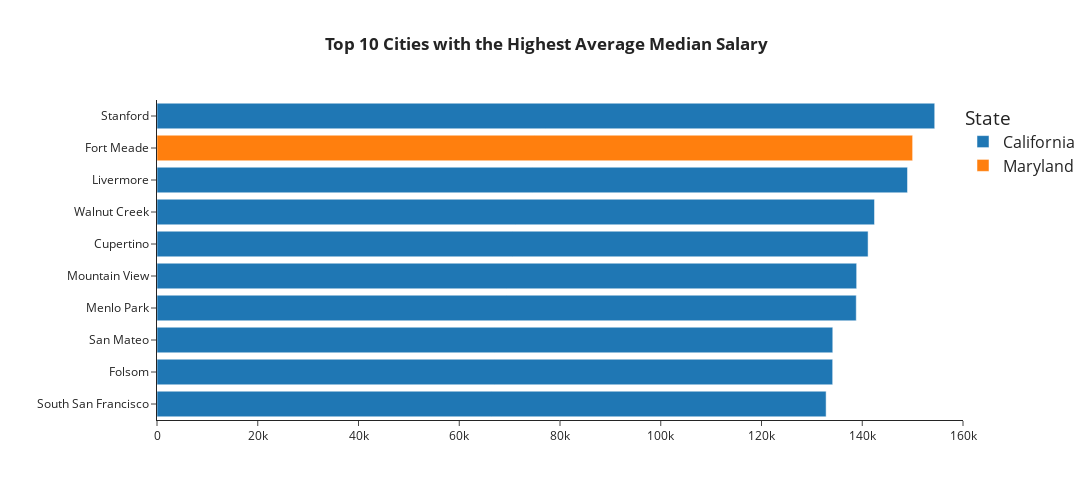

Write notebook code for a chart like this one.
### Code cell
bar1 = px.bar(highest_paid_cities, x='median_salary', y='city', color='state',
             orientation='h', title='<b>Top 10 Cities with the Highest Average Median Salary<b>',
             template = 'simple_white',
             category_orders={'city': highest_paid_cities.sort_values(by='median_salary', ascending=False)['city'].tolist()},
             labels = {'state' : 'State',})
bar1.update_layout(xaxis_title='',
                   title_x = 0.5,
                   yaxis_title = '',
                   legend=dict(x=1, y=1,font=dict(size=16)) )

bar1.update_layout(height=500, width=1200)

bar1.update_xaxes(range=[0, 160000])

bar1.show()

### Figure 1 — Plotly figure (JSON) as saved in the notebook; plotly's stock layout.template omitted (floating-point values rounded to 4 significant figures)
{"data": [{"alignmentgroup": "True", "hovertemplate": "State=California<br>median_salary=%{x}<br>city=%{y}<extra></extra>", "legendgroup": "California", "marker": {"color": "#1F77B4", "pattern": {"shape": ""}}, "name": "California", "offsetgroup": "California", "orientation": "h", "showlegend": true, "textposition": "auto", "type": "bar", "x": [154400.0, 149000.0, 142400.0, 141200.0, 138900.0, 138800.0, 134100.0, 134100.0, 132800.0], "xaxis": "x", "y": ["Stanford", "Livermore", "Walnut Creek", "Cupertino", "Mountain View", "Menlo Park", "San Mateo", "Folsom", "South San Francisco"], "yaxis": "y"}, {"alignmentgroup": "True", "hovertemplate": "State=Maryland<br>median_salary=%{x}<br>city=%{y}<extra></extra>", "legendgroup": "Maryland", "marker": {"color": "#FF7F0E", "pattern": {"shape": ""}}, "name": "Maryland", "offsetgroup": "Maryland", "orientation": "h", "showlegend": true, "textposition": "auto", "type": "bar", "x": [150000], "xaxis": "x", "y": ["Fort Meade"], "yaxis": "y"}], "layout": {"barmode": "relative", "height": 500, "legend": {"font": {"size": 16}, "title": {"text": "State"}, "tracegroupgap": 0, "x": 1, "y": 1}, "title": {"text": "<b>Top 10 Cities with the Highest Average Median Salary<b>", "x": 0.5}, "width": 1200, "xaxis": {"anchor": "y", "domain": [0, 1], "range": [0, 160000], "title": {"text": ""}}, "yaxis": {"anchor": "x", "categoryarray": ["South San Francisco", "Folsom", "San Mateo", "Menlo Park", "Mountain View", "Cupertino", "Walnut Creek", "Livermore", "Fort Meade", "Stanford"], "categoryorder": "array", "domain": [0, 1], "title": {"text": ""}}}}
